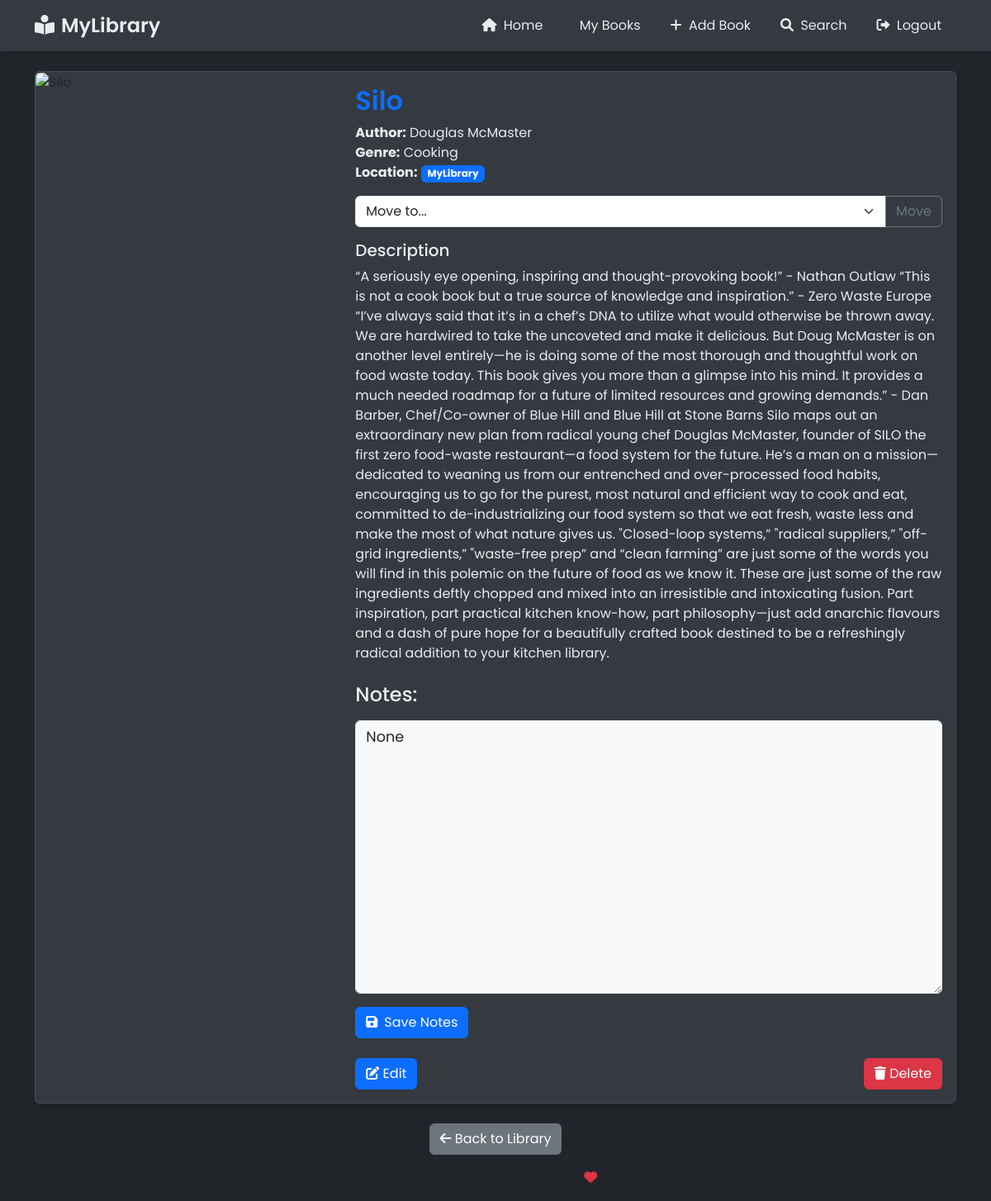
Page /book/1 (signed in) on the committed database.
### main.py (models this page shows)
class Book(db.Model):
    id = db.Column(db.Integer, primary_key=True)
    title = db.Column(db.String(150), nullable=False)
    author = db.Column(db.String(150), nullable=False)
    genre = db.Column(db.String(150), nullable=False)
    notes = db.Column(db.Text, nullable=True)
    date_book_finished = db.Column(db.DateTime, nullable=True)
    cover_image = db.Column(db.String(255), nullable=True)
    rating = db.Column(db.Float, nullable=True)
    description = db.Column(db.Text, nullable=True)
    category = db.Column(db.String(50), default='mylibrary')
    hidden = db.Column(db.Boolean, default=False)
    user_id = db.Column(db.Integer, db.ForeignKey('user.id'), nullable=False)
    shelf_id = db.Column(db.Integer, db.ForeignKey('shelf.id'), nullable=True)

class Shelf(db.Model):
    id = db.Column(db.Integer, primary_key=True)
    name = db.Column(db.String(150), nullable=False)
    user_id = db.Column(db.Integer, db.ForeignKey('user.id'), nullable=False)
    books = db.relationship('Book', backref='shelf', lazy=True)

### main.py (the view)
@app.route("/book/<int:book_id>")
@login_required
def book_details(book_id):
    book = Book.query.get_or_404(book_id)
    if book.user_id != current_user.id:
        flash("You don't have permission to view this book.")
        return redirect(url_for('list_books'))
    shelves = Shelf.query.filter_by(user_id=current_user.id).all()
    return render_template("book_details.html", book=book, shelves=shelves)

### main.py (called while the page is built)
@login_manager.user_loader
def load_user(user_id):
    return User.query.get(int(user_id))

### templates/book_details.html (shortened to what this page needs)
{% extends "base.html" %}
{% block content %}
<div class="container mt-4">
    <div class="card">
        <div class="row g-0">
            <div class="col-md-4">
                {% if book.cover_image %}
                    <img src="{{ book.cover_image }}"
                         class="img-fluid rounded-start"
                         alt="{{ book.title }}"
                         onerror="this.onerror=null; this.src='/static/images/default-book.png';">
                {% else %}
                    <div class="text-center py-5 bg-light">
                        <i class="fas fa-book fa-4x text-muted"></i>
                    </div>
                {% endif %}
            </div>
            <div class="col-md-8">
                <div class="card-body">
                    <h2 class="card-title">{{ book.title }}</h2>
                    <p class="card-text">
                        <strong>Author:</strong> {{ book.author }}<br>
                        <strong>Genre:</strong> {{ book.genre }}<br>
                        <strong>Location:</strong>
                        {% if book.category == 'wishlist' %}
                            <span class="badge bg-warning">Wishlist</span>
                        {% else %}
                            <span class="badge bg-primary">{{ book.shelf.name if book.shelf else 'Unassigned' }}</span>
                        {% endif %}
                    </p>
                    <div class="mb-3">
                        <form method="POST" action="{{ url_for('move_book', book_id=book.id) }}" class="d-inline">
                            <div class="input-group">
                                <select class="form-select" name="destination" required>
                                    <option value="">Move to...</option>
                                </select>
                                <button type="submit" class="btn btn-outline-secondary">Move</button>
                            </div>
                        </form>
                    </div>
                    {% if book.description %}
                        <h5>Description</h5>
                        <p class="card-text">{{ book.description }}</p>
                    {% endif %}
                    <div class="notes-section mt-4">
                        <h4 class="mb-3">Notes:</h4>
                        <form action="{{ url_for('save_notes', book_id=book.id) }}" method="POST">
                            <div class="form-group">
                                <textarea class="form-control mb-3"
                                          name="notes"
                                          rows="12"
                                          style="min-height: 200px; font-size: 1.1rem;"
                                          placeholder="Add your notes here...">{{ book.notes }}</textarea>
                            </div>
                            <button type="submit" class="btn btn-primary">
                                <i class="fas fa-save me-2"></i>Save Notes
                            </button>
                        </form>
                    </div>
                    <div class="d-flex justify-content-between align-items-center mt-4">
                        <a href="{{ url_for('edit_book', book_id=book.id) }}" class="btn btn-primary">
                            <i class="fas fa-edit"></i> Edit
                        </a>
                        <form action="{{ url_for('delete_book', book_id=book.id) }}" method="POST" class="d-inline">
                            <button type="submit" class="btn btn-danger"
                                    onclick="return confirm('Are you sure you want to delete this book?')">
                                <i class="fas fa-trash"></i> Delete
                            </button>
                        </form>
                    </div>
                </div>
            </div>
        </div>
    </div>
    <div class="text-center mt-4">
        <a href="{{ url_for('list_books') }}" class="btn btn-secondary">
            <i class="fas fa-arrow-left"></i> Back to Library
        </a>
    </div>
</div>
{% endblock %}

### static/css/style.css (style rules this page uses)
body { font-family: 'Poppins', sans-serif; background-color: #212529; color: #e9ecef; min-height: 100vh; }
.card { transition: transform 0.2s; box-shadow: 0 4px 6px rgba(0,0,0,0.1); background-color: #343a40; border: 1px solid rgba(255, 255, 255, 0.1); position: relative; }
.form-control { border: 1px solid #495057; }
.btn { transition: all 0.2s; }
.card-body { background-color: #343a40; color: #e9ecef; }
.card-title { color: #fff; font-weight: 600; }
.card-title { color: #0d6efd; cursor: pointer; }
.notes-section textarea { background-color: #f8f9fa; border: 1px solid #dee2e6; resize: vertical; }

### rows in the picture
Book: title "Silo", author "Douglas McMaster", genre "Cooking", description "“A seriously eye opening, inspiring and thought-provoking book!” - Nathan Outlaw “This is not a cook book but a true source of knowledge and inspiration.” - Zero Waste Europe “I’ve always said that it’s in a chef’s DNA to utilize what would otherwise be thrown away. We are hardwired to take the uncoveted and make it delicious. But Doug McMaster is on another level entirely—he is doing some of the most thorough and thoughtful work on food waste today. This book gives you more than a glimpse into his mind. It provides a much needed roadmap for a future of limited resources and growing demands.” - Dan Barber, Chef/Co-owner of Blue Hill and Blue Hill at Stone Barns Silo maps out an…", notes "None"
Shelf: shelf "MyLibrary"
